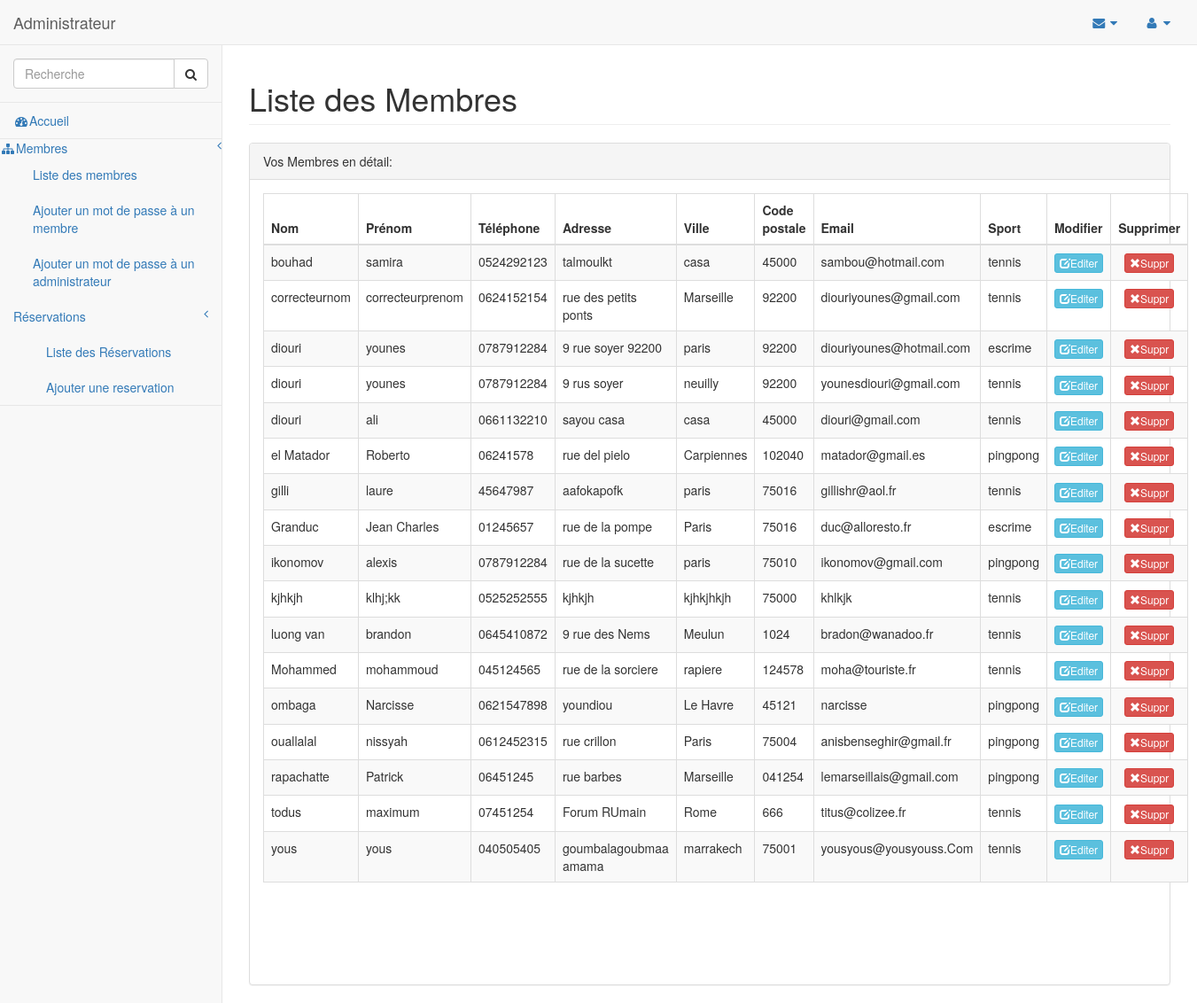
The page /admin.php (signed in) on the database its author committed.
### tables this page shows
CREATE TABLE IF NOT EXISTS `contact` (
  `idcontact` int(20) NOT NULL AUTO_INCREMENT,
  `nom` text NOT NULL,
  `prenom` text NOT NULL,
  `telephone` text NOT NULL,
  `ville` text NOT NULL,
  `email` text NOT NULL,
  `codepostal` text NOT NULL,
  `adresse` text NOT NULL,
  `sport` text NOT NULL,
  `login` varchar(20) NOT NULL,
  `password` varchar(20) NOT NULL,
  `credits` double(6,2) NOT NULL,
  `date_changepass` varchar(30) NOT NULL,
  `nombre_reservations` int(11) NOT NULL,
  PRIMARY KEY (`idcontact`)
);

### admin.php (the view, shortened to what this page needs)
<?php
include("headeradmin.php");	?>
 <div id="page-wrapper">
            <div class="row">
                <div class="col-lg-12">
                    <h1 class="page-header">Liste des Membres</h1>
                </div>
            </div>
            <div class="row">
                <div class="col-lg-12">
				 <div class="panel panel-default">
                    <div class="panel-heading">
                            Vos Membres en détail:
                        </div>
                        <div class="panel-body">
                            <div class="dataTable_wrapper">
                                <table class="table table-striped table-bordered table-hover" id="dataTables-example">
                                    <thead>
									<tr><th> Nom </th><th> Prénom </th><th> Téléphone </th><th> Adresse </th><th> Ville </th><th> Code postale </th> <th>Email</th><th>Sport</th><th>Modifier</th><th>Supprimer</th></tr>
									</thead>
									<tbody>
									<?php
$req = "select * from contact order by nom";
$resultat = mysql_query($req);
$ligne = mysql_fetch_assoc($resultat);
while($ligne)
{
	echo "<tr><td>".$ligne["nom"]."</td><td>".$ligne["prenom"]."</td><td> ".$ligne["telephone"]."</td><td> ".$ligne["adresse"]."</td>
	<td> ".$ligne["ville"]."</td><td> ".$ligne["codepostal"]."</td><td> ".$ligne["email"]."</td><td>".$ligne["sport"]."</td></td><td class='text-center'><a class='btn btn-info btn-xs' href='modif2.php?num=".$ligne["idcontact"]."'>
											<span class=\"glyphicon glyphicon-edit\"></span>Editer</a></td>
											<td class='text-center'><a  class=\"btn btn-danger btn-xs\" href='sup1.php?num=".$ligne["idcontact"]."'
											onclick=\"return confirm('Êtes-vous certain de vouloir effacer définitivement cette entrée ?')\">
											<span class=\"glyphicon glyphicon-remove\"></span>Suppr</a></td></tr>";
	$ligne = mysql_fetch_assoc($resultat);
}
?>
</tbody>
</table>
<br /><br /><br /><br />

### rows shown on the page
contact: nom "bouhad", prenom "samira", telephone "0524292123", adresse "talmoulkt", ville "casa", codepostal "45000", email "sambou@hotmail.com", sport "tennis"
contact: nom "correcteurnom", prenom "correcteurprenom", telephone "0624152154", adresse "rue des petits ponts", ville "Marseille", codepostal "92200", email "diouriyounes@gmail.com", sport "tennis"
contact: nom "diouri", prenom "younes", telephone "0787912284", adresse "9 rue soyer 92200", ville "paris", codepostal "92200", email "diouriyounes@hotmail.com", sport "escrime"
contact: nom "diouri", prenom "younes", telephone "0787912284", adresse "9 rus soyer", ville "neuilly", codepostal "92200", email "younesdiouri@gmail.com", sport "tennis"
contact: nom "diouri", prenom "ali", telephone "0661132210", adresse "sayou casa", ville "casa", codepostal "45000", email "diouri@gmail.com", sport "tennis"
contact: nom "el Matador", prenom "Roberto", telephone "06241578", adresse "rue del pielo", ville "Carpiennes", codepostal "102040", email "matador@gmail.es", sport "pingpong"
contact: nom "gilli", prenom "laure", telephone "45647987", adresse "aafokapofk", ville "paris", codepostal "75016", email "gillishr@aol.fr", sport "tennis"
contact: nom "Granduc", prenom "Jean Charles", telephone "01245657", adresse "rue de la pompe", ville "Paris", codepostal "75016", email "duc@alloresto.fr", sport "escrime"
contact: nom "ikonomov", prenom "alexis", telephone "0787912284", adresse "rue de la sucette", ville "paris", codepostal "75010", email "ikonomov@gmail.com", sport "pingpong"
contact: nom "kjhkjh", prenom "klhj;kk", telephone "0525252555", adresse "kjhkjh", ville "kjhkjhkjh", codepostal "75000", email "khlkjk", sport "tennis"
contact: nom "luong van", prenom "brandon", telephone "0645410872", adresse "9 rue des Nems", ville "Meulun", codepostal "1024", email "bradon@wanadoo.fr", sport "tennis"
contact: nom "Mohammed", prenom "mohammoud", telephone "045124565", adresse "rue de la sorciere", ville "rapiere", codepostal "124578", email "moha@touriste.fr", sport "tennis"
contact: nom "ombaga", prenom "Narcisse", telephone "0621547898", adresse "youndiou", ville "Le Havre", codepostal "45121", email "narcisse", sport "pingpong"
contact: nom "ouallalal", prenom "nissyah", telephone "0612452315", adresse "rue crillon", ville "Paris", codepostal "75004", email "anisbenseghir@gmail.fr", sport "pingpong"
contact: nom "rapachatte", prenom "Patrick", telephone "06451245", adresse "rue barbes", ville "Marseille", codepostal "041254", email "lemarseillais@gmail.com", sport "pingpong"
contact: nom "todus", prenom "maximum", telephone "07451254", adresse "Forum RUmain", ville "Rome", codepostal "666", email "titus@colizee.fr", sport "tennis"
contact: nom "yous", prenom "yous", telephone "040505405", adresse "goumbalagoubmaa amama", ville "marrakech", codepostal "75001", email "yousyous@yousyouss.Com", sport "tennis"
